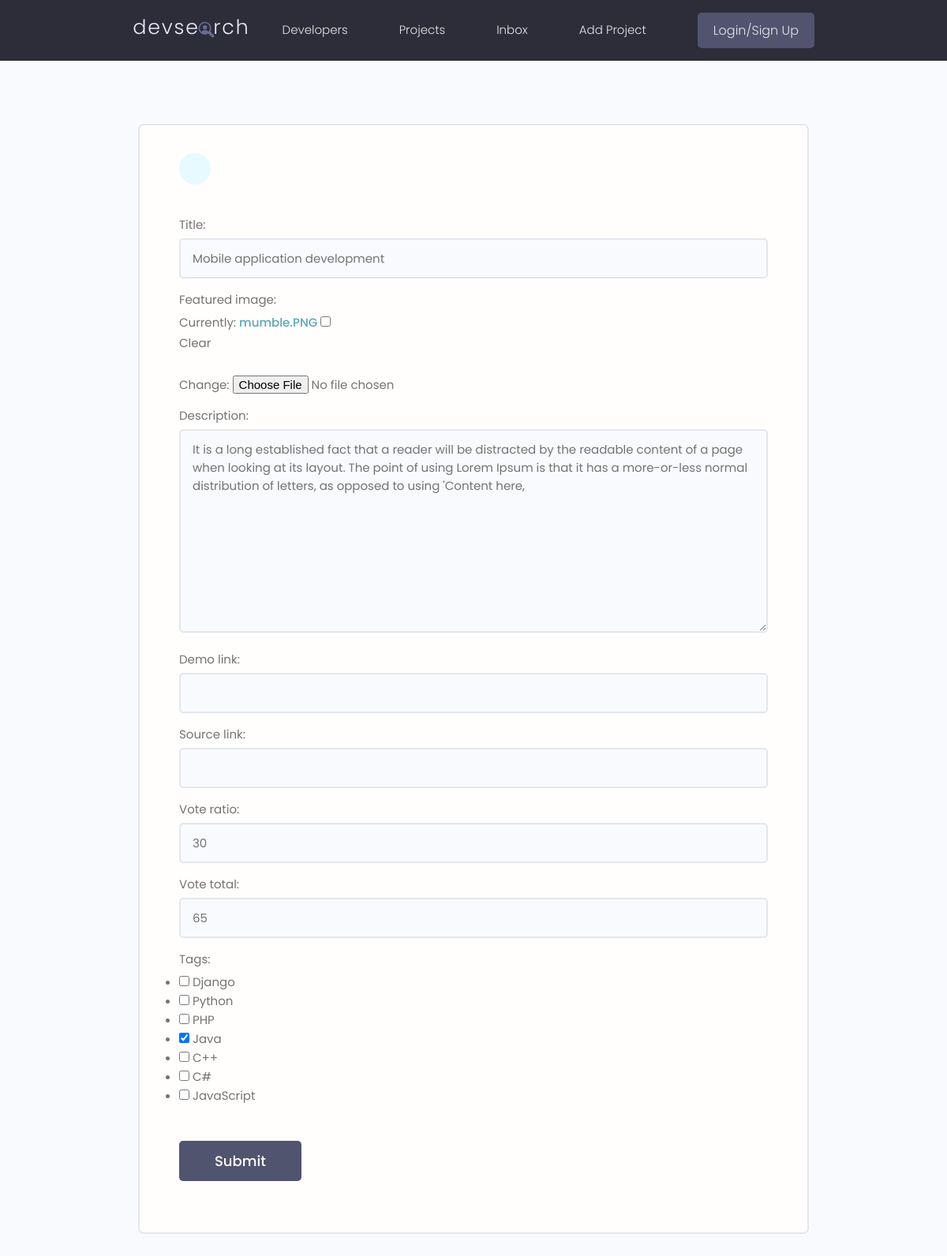
The app's page /projects/update-project/9e083ad8dcca400482b12f6d3a6ddf9c/, older data.
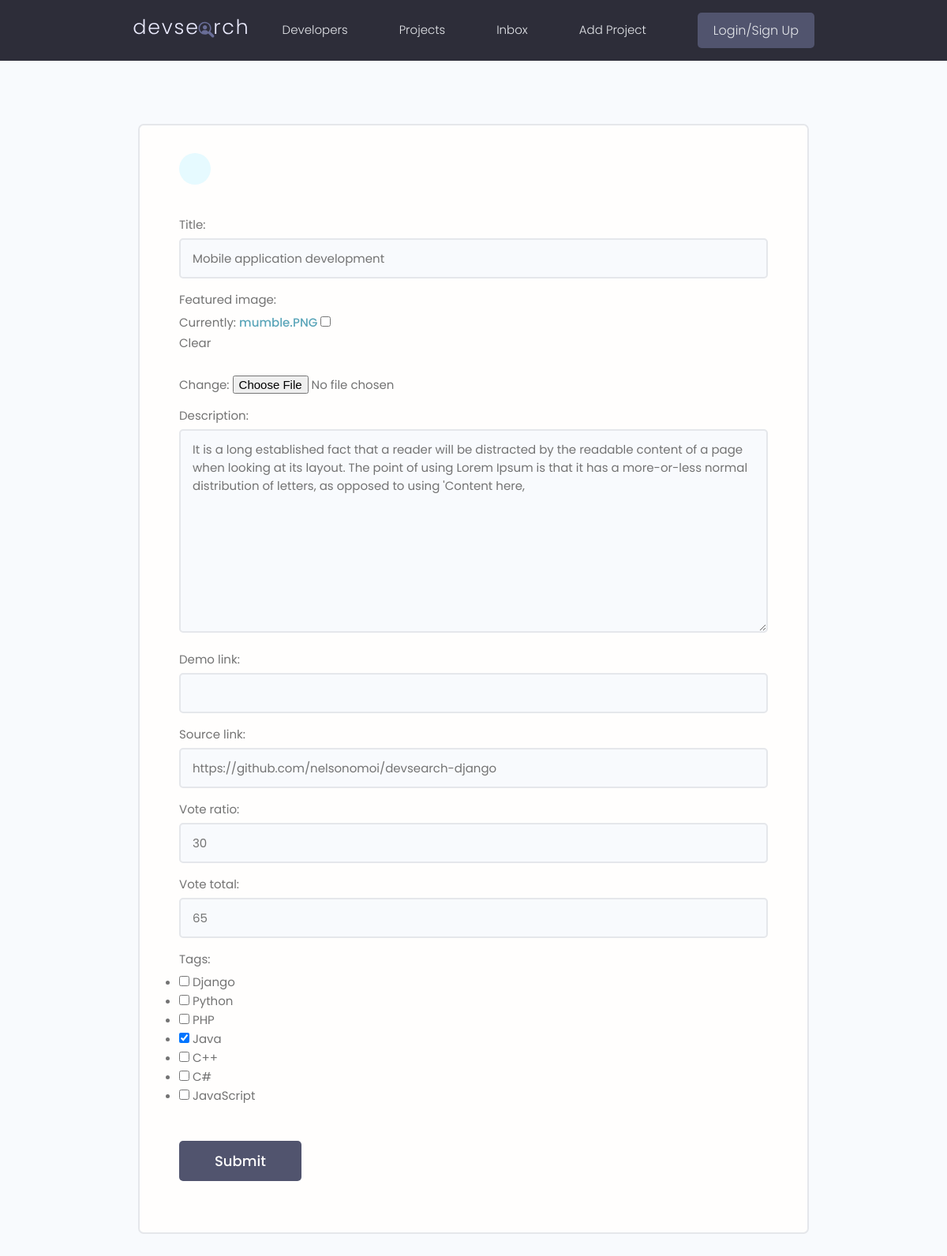
The same page, newer data.
### projects/models.py (models this page shows, shortened)
class Project(models.Model):
    owner = models.ForeignKey(Profiles,null=True,blank=True,on_delete=models.SET_NULL)
    title = models.CharField(max_length=200)
    description = models.TextField(blank=True, null=True)
    featured_image = models.ImageField(blank=True,null=True,default='default.jpg')
    demo_link = models.CharField(max_length=200,null=True,blank=True)
    source_link = models.CharField(max_length=200,null=True,blank=True)
    tags = models.ManyToManyField('Tag', blank=True)
    vote_total = models.IntegerField(default=0, null=True, blank=True)
    vote_ratio = models.IntegerField(default=0, null=True, blank=True)
    created = models.DateTimeField(auto_now_add=True)
    id = models.UUIDField(default=uuid.uuid4(),unique=True,primary_key=True,editable=False)

### projects/views.py (the view)
# urls.py: path('update-project/<str:pk>/',views.update_project,name='update-project'),
def update_project(request,pk):
    project = Project.objects.get(id=pk)
    form = ProjectForm(instance=project)
    if request.method == 'POST':
        form = ProjectForm(request.POST,request.FILES,instance=project)
        if form.is_valid():
            form.save()
            return redirect('projects')
    context = {"form": form}
    return render(request, 'add-project.html',context);

### projects/forms.py
class ProjectForm(ModelForm):
    class Meta:
        model = Project
        fields = ['title','featured_image','description','demo_link','source_link','vote_ratio','vote_total','tags']
        widgets = {
            'tags': forms.CheckboxSelectMultiple(),
        }
    def __init__(self,*args,**kwargs):
        super(ProjectForm,self).__init__(*args, **kwargs)
        for name, field in self.fields.items():
            field.widget.attrs.update({'class': 'input'})

### projects/models.py (called while the page is built)
    def __str__(self):
        return self.name

### templates/add-project.html (shortened to what this page needs)
{% extends 'main.html' %}
{% block content %}
    <main class="formPage my-xl">
        <div class="content-box">
            <div class="formWrapper">
                <a class="backButton" href="#"></a>
                <br>
                <form class="form" method="POST" enctype="multipart/form-data">
                    {% for field in form %}
                        <div class="form__field">
                            <label for="formInput#text">{{ field.label }}: </label>
                            {{ field }}
                        </div>
                    {% endfor %}
                     <input class="btn btn--sub btn--lg my-md" type="submit" value="Submit" />
                </form>
            </div>
        </div>
    </main>
{% endblock %}

Row changes from the older to the newer data that the page shows:
changed Project "Mobile application development": source_link (not shown) → "https://github.com/nelsonomoi/devsearch-django"
